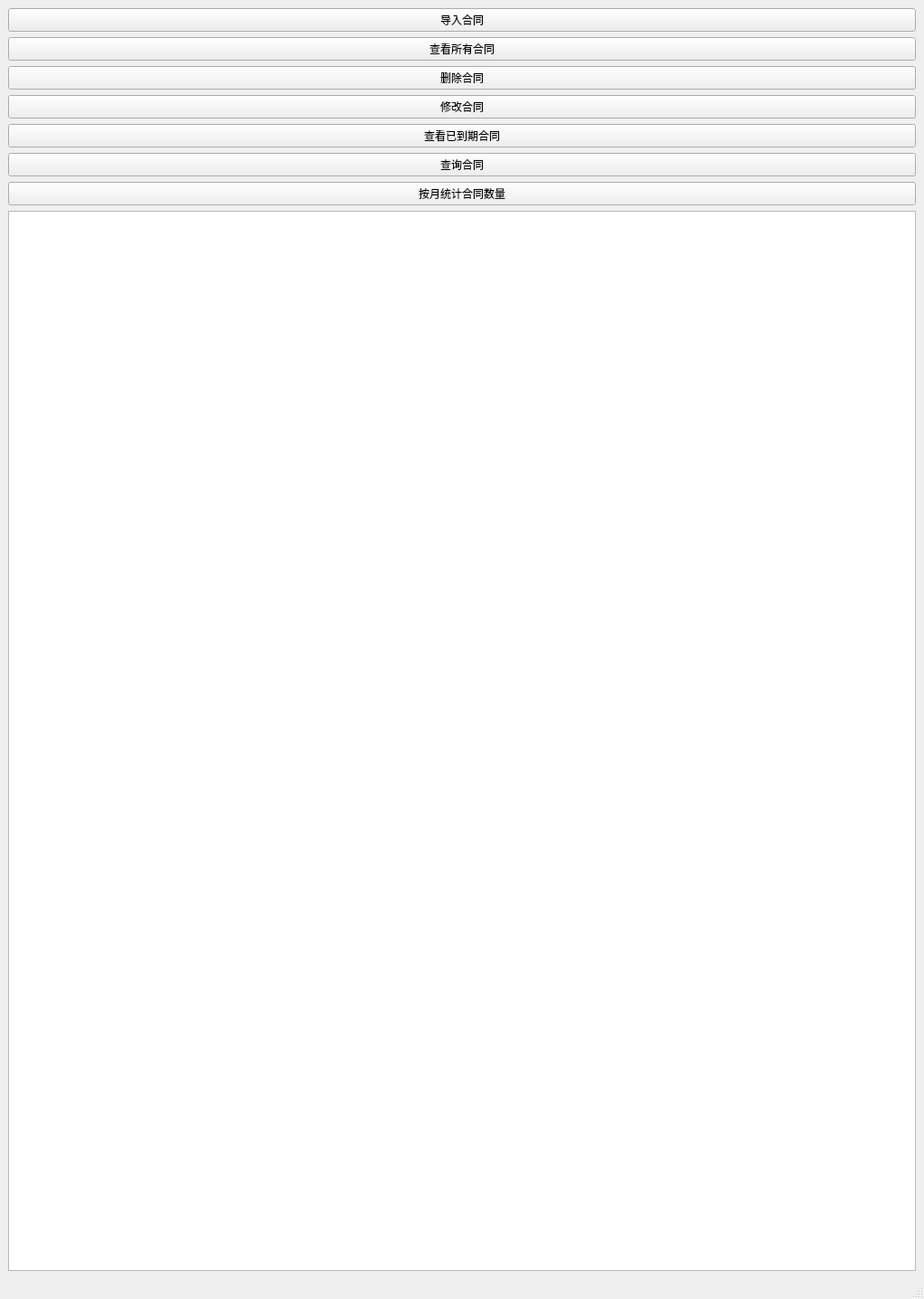
<?xml version="1.0" encoding="UTF-8"?>
<ui version="4.0">
 <class>MainWindow</class>
 <widget class="QMainWindow" name="MainWindow">
  <property name="geometry">
   <rect>
    <x>0</x>
    <y>0</y>
    <width>1022</width>
    <height>1436</height>
   </rect>
  </property>
  <property name="windowTitle">
   <string>合同管理系统</string>
  </property>
  <widget class="QWidget" name="centralwidget">
   <layout class="QVBoxLayout" name="verticalLayout">
    <item>
     <widget class="QPushButton" name="importContractButton">
      <property name="text">
       <string>导入合同</string>
      </property>
     </widget>
    </item>
    <item>
     <widget class="QPushButton" name="showAllContractsButton">
      <property name="text">
       <string>查看所有合同</string>
      </property>
     </widget>
    </item>
    <item>
     <widget class="QPushButton" name="deleteContractButton">
      <property name="text">
       <string>删除合同</string>
      </property>
     </widget>
    </item>
    <item>
     <widget class="QPushButton" name="modifyContractButton">
      <property name="text">
       <string>修改合同</string>
      </property>
     </widget>
    </item>
    <item>
     <widget class="QPushButton" name="showExpiredContractsButton">
      <property name="text">
       <string>查看已到期合同</string>
      </property>
     </widget>
    </item>
    <item>
     <widget class="QPushButton" name="searchContractsButton">
      <property name="text">
       <string>查询合同</string>
      </property>
     </widget>
    </item>
    <item>
     <widget class="QPushButton" name="countContractsByMonthButton">
      <property name="text">
       <string>按月统计合同数量</string>
      </property>
     </widget>
    </item>
    <item>
     <widget class="QTextEdit" name="outputTextEdit"/>
    </item>
   </layout>
  </widget>
  <widget class="QMenuBar" name="menubar">
   <property name="geometry">
    <rect>
     <x>0</x>
     <y>0</y>
     <width>1022</width>
     <height>21</height>
    </rect>
   </property>
  </widget>
  <widget class="QStatusBar" name="statusbar"/>
 </widget>
 <resources/>
 <connections/>
</ui>
